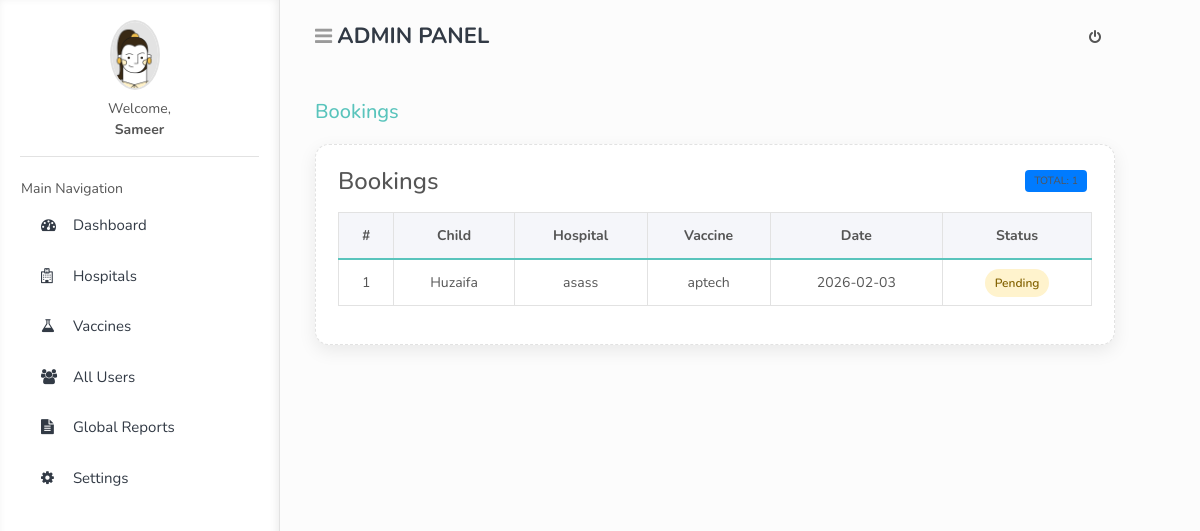
Before: /mainadmin/bookings.php (signed in) with the older database file.
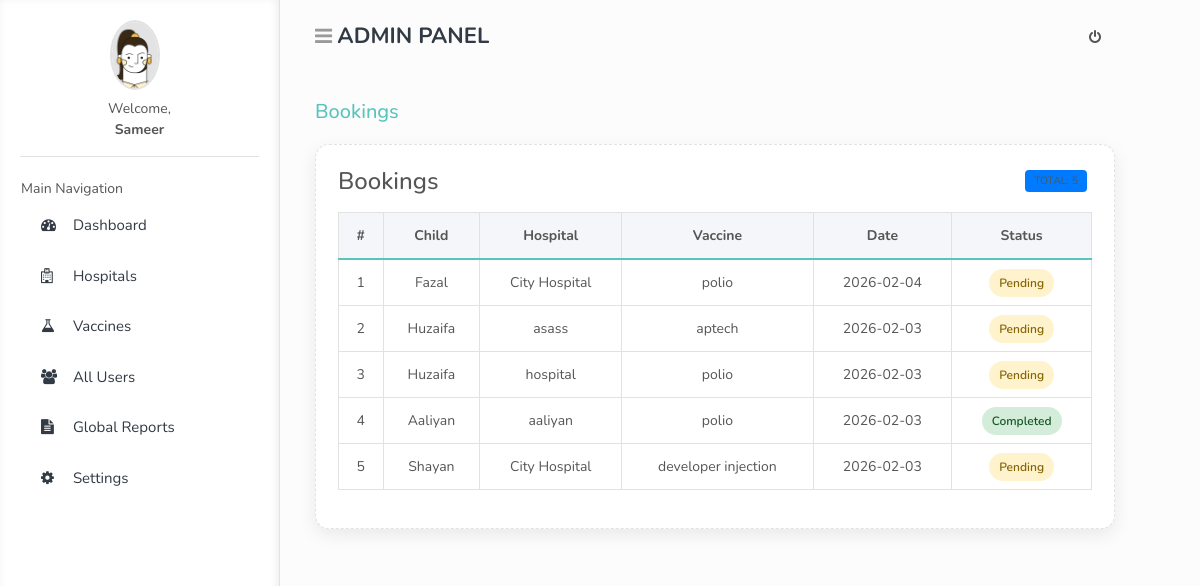
After: the same page with the newer database file.
### tables this page shows
CREATE TABLE `bookings` (
  `id` int(11) NOT NULL,
  `child_id` int(11) DEFAULT NULL,
  `hospital_id` int(11) DEFAULT NULL,
  `vaccine_name` varchar(100) DEFAULT NULL,
  `booking_date` date DEFAULT NULL,
  `status` varchar(30) DEFAULT NULL,
  `created_at` timestamp NOT NULL DEFAULT current_timestamp()
);

CREATE TABLE `children` (
  `child_id` int(11) NOT NULL,
  `parent_id` int(11) NOT NULL,
  `child_name` varchar(100) NOT NULL,
  `birth_date` date NOT NULL,
  `vaccination_status` varchar(50) DEFAULT 'Pending'
);

CREATE TABLE `hospitals` (
  `id` int(11) NOT NULL,
  `hospital_name` varchar(150) DEFAULT NULL,
  `address` text DEFAULT NULL,
  `phone` varchar(20) DEFAULT NULL,
  `email` varchar(255) DEFAULT NULL
);

### mainadmin/bookings.php (the view, shortened to what this page needs)
<?php
include '../base/header.php';
include '../includes/db.php';
$result = mysqli_query($conn, "
    SELECT
        c.child_name,
        h.hospital_name AS hospital,
        b.vaccine_name,
        b.booking_date,
        b.status
    FROM bookings b
    JOIN children c ON c.child_id = b.child_id
    JOIN hospitals h ON h.id = b.hospital_id
    ORDER BY b.booking_date DESC
");
$total = mysqli_num_rows($result);
?>
<div class="card booking-card">
    <div class="d-flex justify-content-between align-items-center mb-3">
        <h4 class="m-0">Bookings</h4>
        <span class="badge bg-primary">Total: <?= $total ?></span>
    </div>
    <div class="table-responsive">
        <table class="table table-bordered table-hover text-center align-middle">
            <thead>
                <tr>
                    <th>#</th>
                    <th>Child</th>
                    <th>Hospital</th>
                    <th>Vaccine</th>
                    <th>Date</th>
                    <th>Status</th>
                </tr>
            </thead>
            <tbody>
                <?php if ($total > 0): ?>
                    <?php $i=1; while ($b = mysqli_fetch_assoc($result)):
                        $status = strtolower($b['status'] ?? '');
                        $badge = 'status-other';
                        if ($status === 'pending') $badge = 'status-pending';
                        if (in_array($status, ['done','completed','vaccinated'], true)) $badge = 'status-done';
                    ?>
                        <tr>
                            <td><?= $i++ ?></td>
                            <td><?= htmlspecialchars($b['child_name']) ?></td>
                            <td><?= htmlspecialchars($b['hospital']) ?></td>
                            <td><?= htmlspecialchars($b['vaccine_name']) ?></td>
                            <td><?= htmlspecialchars($b['booking_date']) ?></td>
                            <td>
                                <span class="status-pill <?= $badge ?>">
                                    <?= htmlspecialchars($b['status']) ?>
                                </span>
                            </td>
                        </tr>
                    <?php endwhile; ?>
                <?php endif; ?>
            </tbody>
        </table>
    </div>
</div>
<?php include '../base/footer.php'; ?>

Changed rows visible on the page:
added bookings: child.child_name "Fazal", hospital.hospital_name "City Hospital", vaccine_name "polio", booking_date "2026-02-04", status "Pending"
added bookings: child.child_name "Huzaifa", hospital.hospital_name "hospital", vaccine_name "polio", booking_date "2026-02-03", status "Pending"
added bookings: child.child_name "Aaliyan", hospital.hospital_name "aaliyan", vaccine_name "polio", booking_date "2026-02-03", status "Completed"
added bookings: child.child_name "Shayan", hospital.hospital_name "City Hospital", vaccine_name "developer injection", booking_date "2026-02-03", status "Pending"
